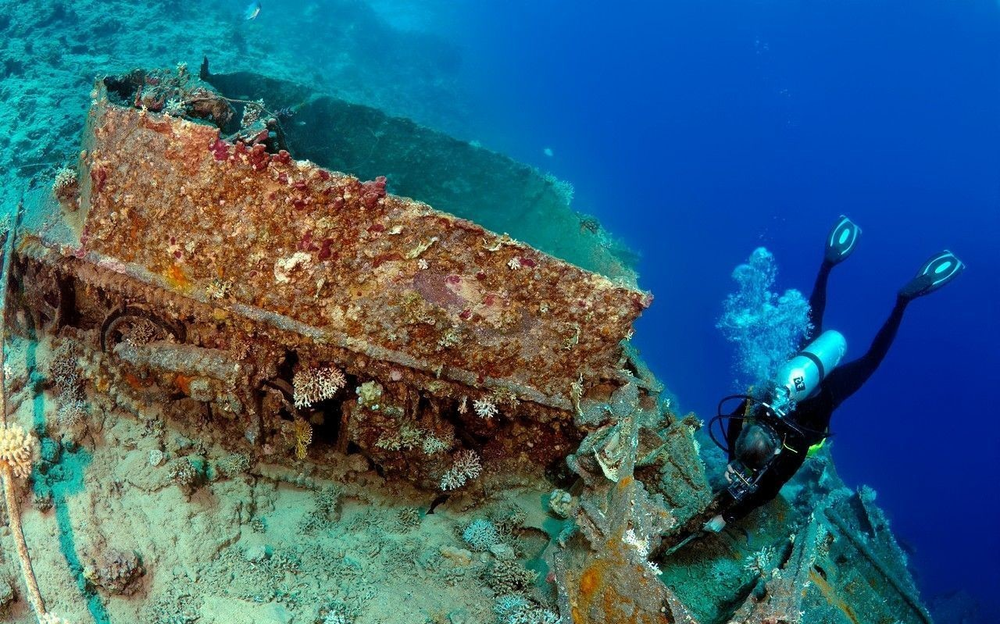
#> input picture Underwater Image Enhancement/RGHS/InputImages/2_img_.png, 1000 x 624 px, shrunk from 1280 x 799 before the run, found by its file name; its folder holds only this picture in this run
$ python main.py
#> lines starting #> are read from the running program, lines starting #| are printed output that depends on the picture
### Underwater Image Enhancement/CLAHE/sceneRadianceCLAHE.py
import cv2


def RecoverCLAHE(sceneRadiance):
    clahe = cv2.createCLAHE(clipLimit=2, tileGridSize=(4, 4))
    for i in range(3):

        # sceneRadiance[:, :, i] =  cv2.equalizeHist(sceneRadiance[:, :, i])
        sceneRadiance[:, :, i] = clahe.apply((sceneRadiance[:, :, i]))


    return sceneRadiance

### Underwater Image Enhancement/CLAHE/main.py
import os
import numpy as np
import cv2
import natsort
import xlwt
from skimage import exposure

from sceneRadianceCLAHE import RecoverCLAHE
from sceneRadianceHE import RecoverHE

np.seterr(over='ignore')
if __name__ == '__main__':
    pass
# folder = "C:/Users/Administrator/Desktop/UnderwaterImageEnhancement/HE"
folder = "C:/Users/Administrator/Desktop/UnderwaterImageEnhancement/NonPhysical/ClAHE"
# folder = "C:/Users/Administrator/Desktop/Databases/Dataset"

path = folder + "/InputImages"
files = os.listdir(path)
files =  natsort.natsorted(files)

for i in range(len(files)):
    file = files[i]
    filepath = path + "/" + file
    prefix = file.split('.')[0]
    if os.path.isfile(filepath):
        print('********    file   ********',file)
        # img = cv2.imread('InputImages/' + file)
        img = cv2.imread(folder + '/InputImages/' + file)
#> img is the input picture: shape (624, 1000, 3); mean B, G, R 119.6, 96.7, 56.2
        sceneRadiance = RecoverCLAHE(img)
#> after the loop in RecoverCLAHE, `for i in range(3):`:
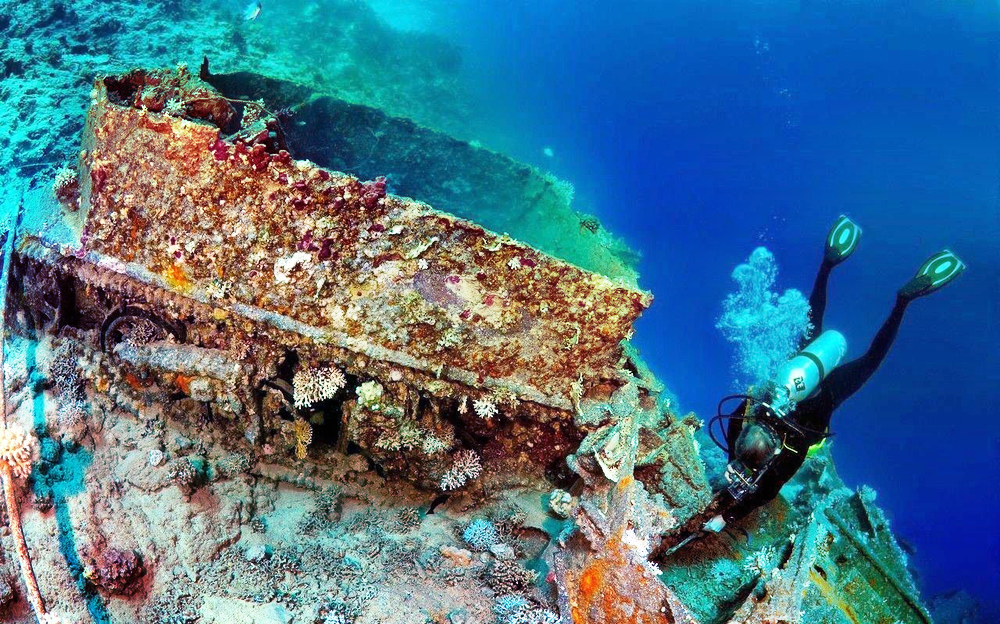
#> sceneRadiance: shape (624, 1000, 3); mean B, G, R 139.3, 114.4, 72.9
        # cv2.imwrite('OutputImages/' + prefix + '_CLAHE.jpg', sceneRadiance)
        cv2.imwrite('Temps/' + prefix + '_CLAHE.jpg', sceneRadiance)
